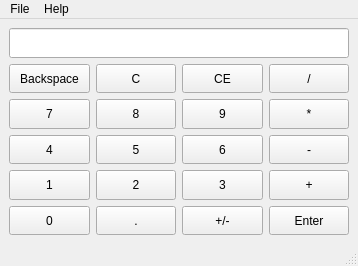
<ui version="4.0" >
 <class>MainWindow</class>
 <widget class="QMainWindow" name="MainWindow" >
  <property name="geometry" >
   <rect>
    <x>0</x>
    <y>0</y>
    <width>358</width>
    <height>266</height>
   </rect>
  </property>
  <property name="windowTitle" >
   <string>MainWindow</string>
  </property>
  <widget class="QWidget" name="centralwidget" >
   <layout class="QVBoxLayout" >
    <property name="margin" >
     <number>9</number>
    </property>
    <property name="spacing" >
     <number>6</number>
    </property>
    <item>
     <layout class="QGridLayout" >
      <property name="margin" >
       <number>0</number>
      </property>
      <property name="spacing" >
       <number>6</number>
      </property>
      <item row="5" column="3" >
       <widget class="QPushButton" name="pushButton_16" >
        <property name="sizePolicy" >
         <sizepolicy>
          <hsizetype>1</hsizetype>
          <vsizetype>7</vsizetype>
          <horstretch>0</horstretch>
          <verstretch>0</verstretch>
         </sizepolicy>
        </property>
        <property name="minimumSize" >
         <size>
          <width>0</width>
          <height>28</height>
         </size>
        </property>
        <property name="text" >
         <string>Enter</string>
        </property>
       </widget>
      </item>
      <item row="3" column="0" >
       <widget class="QPushButton" name="pushButton_5" >
        <property name="sizePolicy" >
         <sizepolicy>
          <hsizetype>1</hsizetype>
          <vsizetype>7</vsizetype>
          <horstretch>0</horstretch>
          <verstretch>0</verstretch>
         </sizepolicy>
        </property>
        <property name="minimumSize" >
         <size>
          <width>0</width>
          <height>28</height>
         </size>
        </property>
        <property name="text" >
         <string>4</string>
        </property>
       </widget>
      </item>
      <item row="5" column="2" >
       <widget class="QPushButton" name="pushButton_15" >
        <property name="sizePolicy" >
         <sizepolicy>
          <hsizetype>1</hsizetype>
          <vsizetype>7</vsizetype>
          <horstretch>0</horstretch>
          <verstretch>0</verstretch>
         </sizepolicy>
        </property>
        <property name="minimumSize" >
         <size>
          <width>0</width>
          <height>28</height>
         </size>
        </property>
        <property name="text" >
         <string>+/-</string>
        </property>
       </widget>
      </item>
      <item row="2" column="2" >
       <widget class="QPushButton" name="pushButton_3" >
        <property name="sizePolicy" >
         <sizepolicy>
          <hsizetype>1</hsizetype>
          <vsizetype>3</vsizetype>
          <horstretch>0</horstretch>
          <verstretch>0</verstretch>
         </sizepolicy>
        </property>
        <property name="minimumSize" >
         <size>
          <width>0</width>
          <height>28</height>
         </size>
        </property>
        <property name="text" >
         <string>9</string>
        </property>
       </widget>
      </item>
      <item row="3" column="3" >
       <widget class="QPushButton" name="pushButton_8" >
        <property name="sizePolicy" >
         <sizepolicy>
          <hsizetype>1</hsizetype>
          <vsizetype>7</vsizetype>
          <horstretch>0</horstretch>
          <verstretch>0</verstretch>
         </sizepolicy>
        </property>
        <property name="minimumSize" >
         <size>
          <width>0</width>
          <height>28</height>
         </size>
        </property>
        <property name="text" >
         <string>-</string>
        </property>
       </widget>
      </item>
      <item row="0" column="0" colspan="4" >
       <widget class="QLineEdit" name="lineEdit" >
        <property name="sizePolicy" >
         <sizepolicy>
          <hsizetype>7</hsizetype>
          <vsizetype>3</vsizetype>
          <horstretch>0</horstretch>
          <verstretch>0</verstretch>
         </sizepolicy>
        </property>
       </widget>
      </item>
      <item row="2" column="3" >
       <widget class="QPushButton" name="pushButton_4" >
        <property name="sizePolicy" >
         <sizepolicy>
          <hsizetype>1</hsizetype>
          <vsizetype>3</vsizetype>
          <horstretch>0</horstretch>
          <verstretch>0</verstretch>
         </sizepolicy>
        </property>
        <property name="minimumSize" >
         <size>
          <width>0</width>
          <height>28</height>
         </size>
        </property>
        <property name="text" >
         <string>*</string>
        </property>
       </widget>
      </item>
      <item row="4" column="1" >
       <widget class="QPushButton" name="pushButton_10" >
        <property name="sizePolicy" >
         <sizepolicy>
          <hsizetype>1</hsizetype>
          <vsizetype>7</vsizetype>
          <horstretch>0</horstretch>
          <verstretch>0</verstretch>
         </sizepolicy>
        </property>
        <property name="minimumSize" >
         <size>
          <width>0</width>
          <height>28</height>
         </size>
        </property>
        <property name="text" >
         <string>2</string>
        </property>
       </widget>
      </item>
      <item row="4" column="3" >
       <widget class="QPushButton" name="pushButton_12" >
        <property name="sizePolicy" >
         <sizepolicy>
          <hsizetype>1</hsizetype>
          <vsizetype>7</vsizetype>
          <horstretch>0</horstretch>
          <verstretch>0</verstretch>
         </sizepolicy>
        </property>
        <property name="minimumSize" >
         <size>
          <width>0</width>
          <height>28</height>
         </size>
        </property>
        <property name="text" >
         <string>+</string>
        </property>
       </widget>
      </item>
      <item row="2" column="1" >
       <widget class="QPushButton" name="pushButton_2" >
        <property name="sizePolicy" >
         <sizepolicy>
          <hsizetype>1</hsizetype>
          <vsizetype>3</vsizetype>
          <horstretch>0</horstretch>
          <verstretch>0</verstretch>
         </sizepolicy>
        </property>
        <property name="minimumSize" >
         <size>
          <width>0</width>
          <height>28</height>
         </size>
        </property>
        <property name="text" >
         <string>8</string>
        </property>
       </widget>
      </item>
      <item row="3" column="2" >
       <widget class="QPushButton" name="pushButton_7" >
        <property name="sizePolicy" >
         <sizepolicy>
          <hsizetype>1</hsizetype>
          <vsizetype>7</vsizetype>
          <horstretch>0</horstretch>
          <verstretch>0</verstretch>
         </sizepolicy>
        </property>
        <property name="minimumSize" >
         <size>
          <width>0</width>
          <height>28</height>
         </size>
        </property>
        <property name="text" >
         <string>6</string>
        </property>
       </widget>
      </item>
      <item row="5" column="1" >
       <widget class="QPushButton" name="pushButton_14" >
        <property name="sizePolicy" >
         <sizepolicy>
          <hsizetype>1</hsizetype>
          <vsizetype>7</vsizetype>
          <horstretch>0</horstretch>
          <verstretch>0</verstretch>
         </sizepolicy>
        </property>
        <property name="minimumSize" >
         <size>
          <width>0</width>
          <height>28</height>
         </size>
        </property>
        <property name="text" >
         <string>.</string>
        </property>
       </widget>
      </item>
      <item row="4" column="0" >
       <widget class="QPushButton" name="pushButton_9" >
        <property name="sizePolicy" >
         <sizepolicy>
          <hsizetype>1</hsizetype>
          <vsizetype>7</vsizetype>
          <horstretch>0</horstretch>
          <verstretch>0</verstretch>
         </sizepolicy>
        </property>
        <property name="minimumSize" >
         <size>
          <width>0</width>
          <height>28</height>
         </size>
        </property>
        <property name="text" >
         <string>1</string>
        </property>
       </widget>
      </item>
      <item row="2" column="0" >
       <widget class="QPushButton" name="pushButton" >
        <property name="sizePolicy" >
         <sizepolicy>
          <hsizetype>1</hsizetype>
          <vsizetype>7</vsizetype>
          <horstretch>0</horstretch>
          <verstretch>0</verstretch>
         </sizepolicy>
        </property>
        <property name="minimumSize" >
         <size>
          <width>0</width>
          <height>28</height>
         </size>
        </property>
        <property name="text" >
         <string>7</string>
        </property>
       </widget>
      </item>
      <item row="5" column="0" >
       <widget class="QPushButton" name="pushButton_13" >
        <property name="sizePolicy" >
         <sizepolicy>
          <hsizetype>1</hsizetype>
          <vsizetype>7</vsizetype>
          <horstretch>0</horstretch>
          <verstretch>0</verstretch>
         </sizepolicy>
        </property>
        <property name="minimumSize" >
         <size>
          <width>0</width>
          <height>28</height>
         </size>
        </property>
        <property name="text" >
         <string>0</string>
        </property>
       </widget>
      </item>
      <item row="4" column="2" >
       <widget class="QPushButton" name="pushButton_11" >
        <property name="sizePolicy" >
         <sizepolicy>
          <hsizetype>1</hsizetype>
          <vsizetype>7</vsizetype>
          <horstretch>0</horstretch>
          <verstretch>0</verstretch>
         </sizepolicy>
        </property>
        <property name="minimumSize" >
         <size>
          <width>0</width>
          <height>28</height>
         </size>
        </property>
        <property name="text" >
         <string>3</string>
        </property>
       </widget>
      </item>
      <item row="3" column="1" >
       <widget class="QPushButton" name="pushButton_6" >
        <property name="sizePolicy" >
         <sizepolicy>
          <hsizetype>1</hsizetype>
          <vsizetype>7</vsizetype>
          <horstretch>0</horstretch>
          <verstretch>0</verstretch>
         </sizepolicy>
        </property>
        <property name="minimumSize" >
         <size>
          <width>0</width>
          <height>28</height>
         </size>
        </property>
        <property name="text" >
         <string>5</string>
        </property>
       </widget>
      </item>
      <item row="1" column="0" >
       <widget class="QPushButton" name="pushButton_17" >
        <property name="sizePolicy" >
         <sizepolicy>
          <hsizetype>1</hsizetype>
          <vsizetype>3</vsizetype>
          <horstretch>0</horstretch>
          <verstretch>0</verstretch>
         </sizepolicy>
        </property>
        <property name="minimumSize" >
         <size>
          <width>0</width>
          <height>28</height>
         </size>
        </property>
        <property name="text" >
         <string>Backspace</string>
        </property>
       </widget>
      </item>
      <item row="1" column="1" >
       <widget class="QPushButton" name="pushButton_18" >
        <property name="sizePolicy" >
         <sizepolicy>
          <hsizetype>1</hsizetype>
          <vsizetype>3</vsizetype>
          <horstretch>0</horstretch>
          <verstretch>0</verstretch>
         </sizepolicy>
        </property>
        <property name="minimumSize" >
         <size>
          <width>0</width>
          <height>28</height>
         </size>
        </property>
        <property name="text" >
         <string>C</string>
        </property>
       </widget>
      </item>
      <item row="1" column="2" >
       <widget class="QPushButton" name="pushButton_19" >
        <property name="sizePolicy" >
         <sizepolicy>
          <hsizetype>1</hsizetype>
          <vsizetype>3</vsizetype>
          <horstretch>0</horstretch>
          <verstretch>0</verstretch>
         </sizepolicy>
        </property>
        <property name="minimumSize" >
         <size>
          <width>0</width>
          <height>28</height>
         </size>
        </property>
        <property name="text" >
         <string>CE</string>
        </property>
       </widget>
      </item>
      <item row="1" column="3" >
       <widget class="QPushButton" name="pushButton_20" >
        <property name="sizePolicy" >
         <sizepolicy>
          <hsizetype>1</hsizetype>
          <vsizetype>3</vsizetype>
          <horstretch>0</horstretch>
          <verstretch>0</verstretch>
         </sizepolicy>
        </property>
        <property name="minimumSize" >
         <size>
          <width>0</width>
          <height>28</height>
         </size>
        </property>
        <property name="text" >
         <string>/</string>
        </property>
       </widget>
      </item>
     </layout>
    </item>
   </layout>
  </widget>
  <widget class="QMenuBar" name="menubar" >
   <property name="geometry" >
    <rect>
     <x>0</x>
     <y>0</y>
     <width>358</width>
     <height>25</height>
    </rect>
   </property>
   <widget class="QMenu" name="menuHelp" >
    <property name="title" >
     <string>Help</string>
    </property>
    <addaction name="actionHelp" />
    <addaction name="separator" />
    <addaction name="actionAbout" />
   </widget>
   <widget class="QMenu" name="menuFile" >
    <property name="title" >
     <string>File</string>
    </property>
    <addaction name="actionQuit" />
   </widget>
   <addaction name="menuFile" />
   <addaction name="menuHelp" />
  </widget>
  <widget class="QStatusBar" name="statusbar" />
  <action name="actionQuit" >
   <property name="text" >
    <string>Quit</string>
   </property>
  </action>
  <action name="actionHelp" >
   <property name="text" >
    <string>Help</string>
   </property>
  </action>
  <action name="actionAbout" >
   <property name="text" >
    <string>About</string>
   </property>
  </action>
 </widget>
 <resources/>
 <connections/>
</ui>
